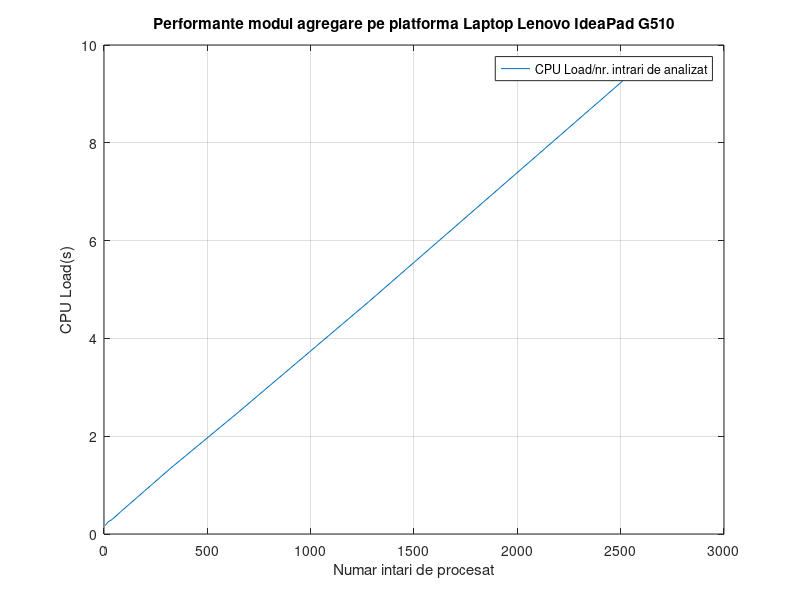
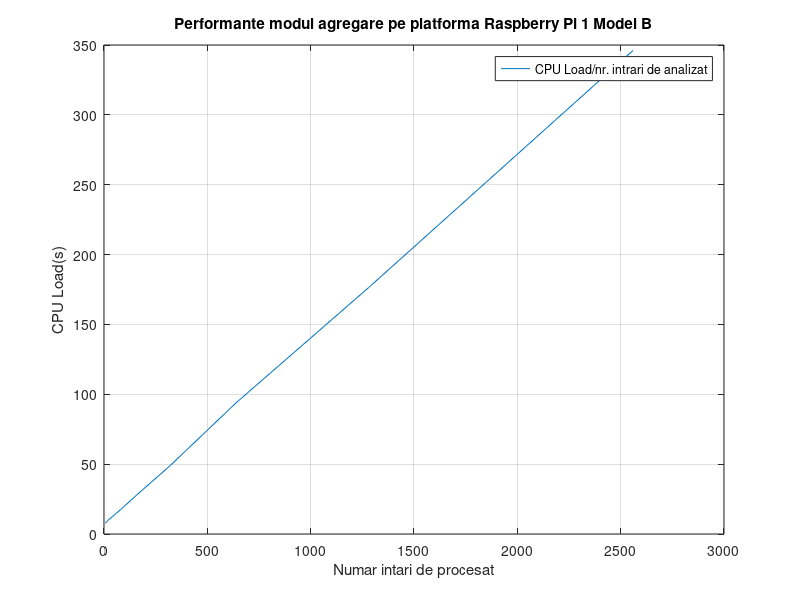
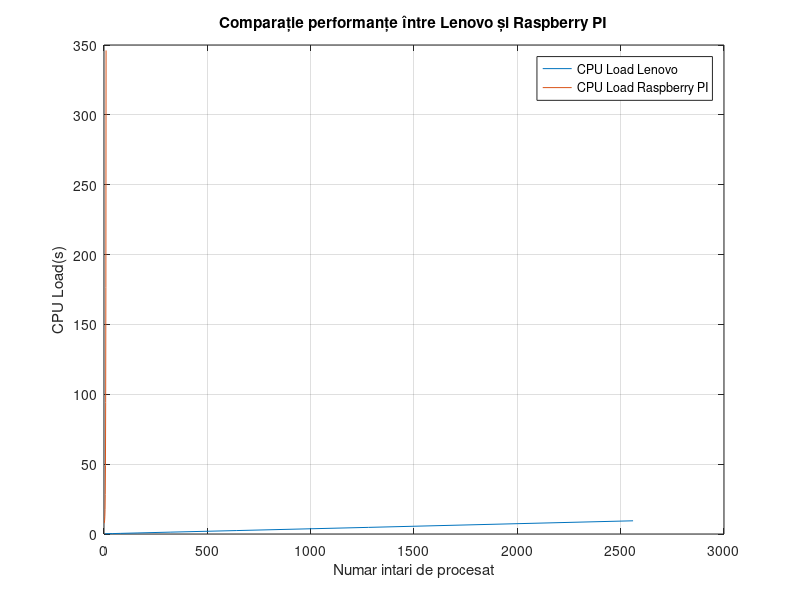

Recreate these plots in MATLAB, in order.
function octave_plot()
    x=[5, 10, 20, 40, 80, 160, 320, 640, 1280, 2560];
    y=[0.176, 0.194, 0.250, 0.299, 0.453, 0.747, 1.337, 2.455, 4.746, 9.450];
    y2=[7.780, 8.150, 9.890, 12.350, 17.420, 28.140, 48.930, 94.000, 176.300, 346.110];

    figure(1);
    plot(x, y);
    title("Performante modul agregare pe platforma Laptop Lenovo IdeaPad G510");
    xlabel("Numar intari de procesat");
    ylabel("CPU Load(s)");
    grid on;
    legend("CPU Load/nr. intrari de analizat");

    figure(2);
    plot(x, y2);
    title("Performante modul agregare pe platforma Raspberry Pi 1 Model B");
    xlabel("Numar intari de procesat");
    ylabel("CPU Load(s)");
    grid on;
    legend("CPU Load/nr. intrari de analizat");

    figure(3);
    plot(x, y, y2);
    title("Comparație performanțe între Lenovo și Raspberry PI");
    xlabel("Numar intari de procesat");
    ylabel("CPU Load(s)");
    grid on;
    legend("CPU Load Lenovo", "CPU Load Raspberry PI" );


endfunction
